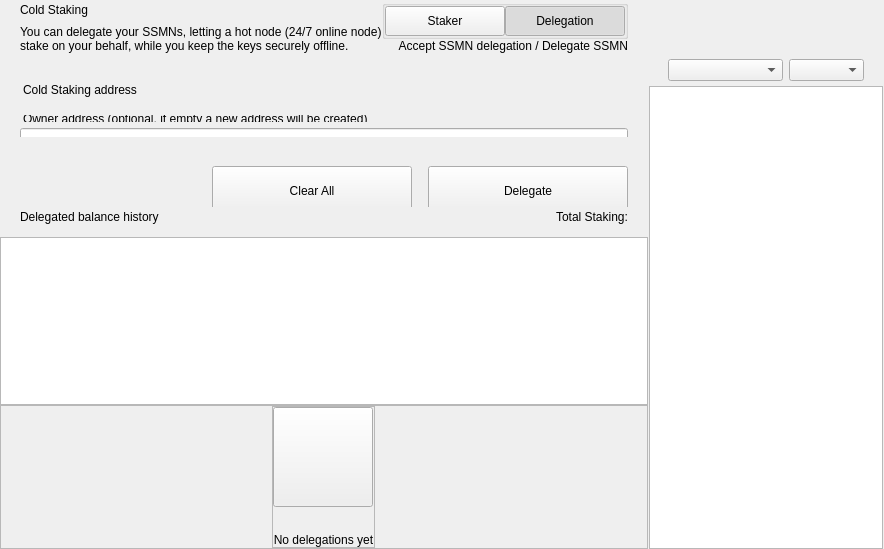
<?xml version="1.0" encoding="UTF-8"?>
<ui version="4.0">
 <class>ColdStakingWidget</class>
 <widget class="QWidget" name="ColdStakingWidget">
  <property name="geometry">
   <rect>
    <x>0</x>
    <y>0</y>
    <width>629</width>
    <height>549</height>
   </rect>
  </property>
  <property name="windowTitle">
   <string>Form</string>
  </property>
  <layout class="QHBoxLayout" name="horizontalLayout_1" stretch="2,1">
   <property name="spacing">
    <number>0</number>
   </property>
   <property name="leftMargin">
    <number>0</number>
   </property>
   <property name="topMargin">
    <number>0</number>
   </property>
   <property name="rightMargin">
    <number>0</number>
   </property>
   <property name="bottomMargin">
    <number>0</number>
   </property>
   <item>
    <widget class="QWidget" name="left" native="true">
     <layout class="QVBoxLayout" name="verticalLayout_3">
      <property name="leftMargin">
       <number>0</number>
      </property>
      <property name="topMargin">
       <number>0</number>
      </property>
      <property name="rightMargin">
       <number>0</number>
      </property>
      <property name="bottomMargin">
       <number>0</number>
      </property>
      <item>
       <layout class="QVBoxLayout" name="verticalLayout_2">
        <property name="spacing">
         <number>0</number>
        </property>
        <item>
         <layout class="QVBoxLayout" name="verticalLayoutTop">
          <property name="spacing">
           <number>0</number>
          </property>
          <property name="leftMargin">
           <number>0</number>
          </property>
          <property name="rightMargin">
           <number>0</number>
          </property>
          <item>
           <widget class="QWidget" name="containerTitle" native="true">
            <property name="sizePolicy">
             <sizepolicy hsizetype="Preferred" vsizetype="Minimum">
              <horstretch>0</horstretch>
              <verstretch>0</verstretch>
             </sizepolicy>
            </property>
            <property name="maximumSize">
             <size>
              <width>16777215</width>
              <height>100</height>
             </size>
            </property>
            <layout class="QHBoxLayout" name="containerTitleLayout">
             <property name="spacing">
              <number>0</number>
             </property>
             <property name="leftMargin">
              <number>20</number>
             </property>
             <property name="topMargin">
              <number>0</number>
             </property>
             <property name="rightMargin">
              <number>20</number>
             </property>
             <property name="bottomMargin">
              <number>0</number>
             </property>
             <item>
              <layout class="QVBoxLayout" name="verticalLayout11">
               <property name="spacing">
                <number>5</number>
               </property>
               <item>
                <widget class="QLabel" name="labelTitle">
                 <property name="text">
                  <string>Cold Staking</string>
                 </property>
                </widget>
               </item>
               <item>
                <widget class="QLabel" name="labelSubtitle1">
                 <property name="maximumSize">
                  <size>
                   <width>16777215</width>
                   <height>16777215</height>
                  </size>
                 </property>
                 <property name="text">
                  <string>You can delegate your SSMNs, letting a hot node (24/7 online node)
stake on your behalf, while you keep the keys securely offline.</string>
                 </property>
                </widget>
               </item>
              </layout>
             </item>
             <item>
              <spacer name="horizontalSpacer">
               <property name="orientation">
                <enum>Qt::Horizontal</enum>
               </property>
               <property name="sizeHint" stdset="0">
                <size>
                 <width>40</width>
                 <height>20</height>
                </size>
               </property>
              </spacer>
             </item>
             <item>
              <widget class="QWidget" name="containerViewPrivacyChecks" native="true">
               <layout class="QVBoxLayout" name="containerPrivacyChecks">
                <property name="spacing">
                 <number>0</number>
                </property>
                <property name="leftMargin">
                 <number>0</number>
                </property>
                <property name="topMargin">
                 <number>0</number>
                </property>
                <property name="rightMargin">
                 <number>0</number>
                </property>
                <property name="bottomMargin">
                 <number>0</number>
                </property>
                <item alignment="Qt::AlignHCenter|Qt::AlignVCenter">
                 <widget class="QGroupBox" name="groupBox">
                  <property name="title">
                   <string/>
                  </property>
                  <layout class="QHBoxLayout" name="horizontalLayout_2_1">
                   <property name="spacing">
                    <number>0</number>
                   </property>
                   <property name="leftMargin">
                    <number>0</number>
                   </property>
                   <property name="topMargin">
                    <number>0</number>
                   </property>
                   <property name="rightMargin">
                    <number>0</number>
                   </property>
                   <property name="bottomMargin">
                    <number>0</number>
                   </property>
                   <item>
                    <widget class="QPushButton" name="pushLeft">
                     <property name="minimumSize">
                      <size>
                       <width>120</width>
                       <height>30</height>
                      </size>
                     </property>
                     <property name="maximumSize">
                      <size>
                       <width>120</width>
                       <height>30</height>
                      </size>
                     </property>
                     <property name="focusPolicy">
                      <enum>Qt::NoFocus</enum>
                     </property>
                     <property name="text">
                      <string>Staker</string>
                     </property>
                     <property name="checkable">
                      <bool>true</bool>
                     </property>
                     <property name="autoExclusive">
                      <bool>true</bool>
                     </property>
                    </widget>
                   </item>
                   <item>
                    <widget class="QPushButton" name="pushRight">
                     <property name="minimumSize">
                      <size>
                       <width>120</width>
                       <height>30</height>
                      </size>
                     </property>
                     <property name="maximumSize">
                      <size>
                       <width>120</width>
                       <height>30</height>
                      </size>
                     </property>
                     <property name="focusPolicy">
                      <enum>Qt::NoFocus</enum>
                     </property>
                     <property name="text">
                      <string>Delegation</string>
                     </property>
                     <property name="checkable">
                      <bool>true</bool>
                     </property>
                     <property name="checked">
                      <bool>true</bool>
                     </property>
                     <property name="autoExclusive">
                      <bool>true</bool>
                     </property>
                    </widget>
                   </item>
                  </layout>
                 </widget>
                </item>
                <item alignment="Qt::AlignTop">
                 <widget class="QLabel" name="labelSubtitle2">
                  <property name="text">
                   <string>Accept SSMN delegation / Delegate SSMN</string>
                  </property>
                  <property name="alignment">
                   <set>Qt::AlignRight|Qt::AlignTrailing|Qt::AlignVCenter</set>
                  </property>
                 </widget>
                </item>
               </layout>
              </widget>
             </item>
            </layout>
           </widget>
          </item>
          <item>
           <spacer name="verticalSpacer_2">
            <property name="orientation">
             <enum>Qt::Vertical</enum>
            </property>
            <property name="sizeType">
             <enum>QSizePolicy::Fixed</enum>
            </property>
            <property name="sizeHint" stdset="0">
             <size>
              <width>20</width>
              <height>30</height>
             </size>
            </property>
           </spacer>
          </item>
          <item>
           <widget class="QWidget" name="containerSend" native="true">
            <property name="minimumSize">
             <size>
              <width>0</width>
              <height>50</height>
             </size>
            </property>
            <layout class="QVBoxLayout" name="containerSendRow">
             <property name="spacing">
              <number>6</number>
             </property>
             <property name="leftMargin">
              <number>0</number>
             </property>
             <property name="topMargin">
              <number>0</number>
             </property>
             <property name="rightMargin">
              <number>0</number>
             </property>
             <property name="bottomMargin">
              <number>0</number>
             </property>
             <item>
              <widget class="QLabel" name="labelEditTitle">
               <property name="maximumSize">
                <size>
                 <width>16777215</width>
                 <height>30</height>
                </size>
               </property>
               <property name="styleSheet">
                <string notr="true">padding-left:20px; padding-bottom:3px;</string>
               </property>
               <property name="text">
                <string>Cold Staking address</string>
               </property>
              </widget>
             </item>
             <item>
              <spacer name="verticalSpacer_6">
               <property name="orientation">
                <enum>Qt::Vertical</enum>
               </property>
               <property name="sizeType">
                <enum>QSizePolicy::Fixed</enum>
               </property>
               <property name="sizeHint" stdset="0">
                <size>
                 <width>20</width>
                 <height>9</height>
                </size>
               </property>
              </spacer>
             </item>
             <item>
              <widget class="QWidget" name="containerOwner" native="true">
               <layout class="QVBoxLayout" name="vContainerOwner">
                <property name="spacing">
                 <number>4</number>
                </property>
                <property name="leftMargin">
                 <number>20</number>
                </property>
                <property name="topMargin">
                 <number>0</number>
                </property>
                <property name="rightMargin">
                 <number>20</number>
                </property>
                <property name="bottomMargin">
                 <number>0</number>
                </property>
                <item>
                 <widget class="QLabel" name="labelSubtitleDescription">
                  <property name="maximumSize">
                   <size>
                    <width>16777215</width>
                    <height>20</height>
                   </size>
                  </property>
                  <property name="styleSheet">
                   <string notr="true">margin-bottom:2px;
                   margin-left:0.05px;
                   padding:0px;</string>
                  </property>
                  <property name="text">
                   <string>Owner address (optional, if empty a new address will be created)</string>
                  </property>
                 </widget>
                </item>
                <item>
                 <widget class="QLineEdit" name="lineEditOwnerAddress">
                  <property name="minimumSize">
                   <size>
                    <width>0</width>
                    <height>50</height>
                   </size>
                  </property>
                  <property name="maximumSize">
                   <size>
                    <width>16777215</width>
                    <height>50</height>
                   </size>
                  </property>
                  <property name="styleSheet">
                   <string notr="true"/>
                  </property>
                  <property name="placeholderText">
                   <string>Enter owner address</string>
                  </property>
                 </widget>
                </item>
               </layout>
              </widget>
             </item>
            </layout>
           </widget>
          </item>
         </layout>
        </item>
        <item>
         <spacer name="verticalSpacer_3">
          <property name="orientation">
           <enum>Qt::Vertical</enum>
          </property>
          <property name="sizeType">
           <enum>QSizePolicy::Minimum</enum>
          </property>
          <property name="sizeHint" stdset="0">
           <size>
            <width>20</width>
            <height>20</height>
           </size>
          </property>
         </spacer>
        </item>
        <item>
         <widget class="QWidget" name="containerBtn" native="true">
          <property name="minimumSize">
           <size>
            <width>0</width>
            <height>50</height>
           </size>
          </property>
          <layout class="QHBoxLayout" name="horizontalLayout">
           <property name="rightMargin">
            <number>20</number>
           </property>
           <item>
            <spacer name="horizontalSpacer_2">
             <property name="orientation">
              <enum>Qt::Horizontal</enum>
             </property>
             <property name="sizeHint" stdset="0">
              <size>
               <width>200</width>
               <height>20</height>
              </size>
             </property>
            </spacer>
           </item>
           <item>
            <layout class="QHBoxLayout" name="horizontalLayout_7">
             <item>
              <spacer name="horizontalSpacer_3">
               <property name="orientation">
                <enum>Qt::Horizontal</enum>
               </property>
               <property name="sizeType">
                <enum>QSizePolicy::Expanding</enum>
               </property>
               <property name="sizeHint" stdset="0">
                <size>
                 <width>40</width>
                 <height>20</height>
                </size>
               </property>
              </spacer>
             </item>
             <item>
              <widget class="QPushButton" name="pushButtonClear">
               <property name="minimumSize">
                <size>
                 <width>200</width>
                 <height>50</height>
                </size>
               </property>
               <property name="focusPolicy">
                <enum>Qt::NoFocus</enum>
               </property>
               <property name="text">
                <string>Clear All</string>
               </property>
              </widget>
             </item>
             <item>
              <spacer name="horizontalSpacer_4">
               <property name="orientation">
                <enum>Qt::Horizontal</enum>
               </property>
               <property name="sizeType">
                <enum>QSizePolicy::Fixed</enum>
               </property>
               <property name="sizeHint" stdset="0">
                <size>
                 <width>10</width>
                 <height>20</height>
                </size>
               </property>
              </spacer>
             </item>
             <item>
              <widget class="QPushButton" name="pushButtonSend">
               <property name="minimumSize">
                <size>
                 <width>200</width>
                 <height>50</height>
                </size>
               </property>
               <property name="maximumSize">
                <size>
                 <width>200</width>
                 <height>50</height>
                </size>
               </property>
               <property name="focusPolicy">
                <enum>Qt::NoFocus</enum>
               </property>
               <property name="text">
                <string>Delegate</string>
               </property>
              </widget>
             </item>
            </layout>
           </item>
          </layout>
         </widget>
        </item>
        <item>
         <widget class="QWidget" name="containerHistoryLabel" native="true">
          <layout class="QHBoxLayout" name="horizontalLayout_4">
           <property name="spacing">
            <number>0</number>
           </property>
           <property name="leftMargin">
            <number>20</number>
           </property>
           <property name="topMargin">
            <number>0</number>
           </property>
           <property name="rightMargin">
            <number>20</number>
           </property>
           <property name="bottomMargin">
            <number>0</number>
           </property>
           <item>
            <widget class="QWidget" name="verticalWidget" native="true">
             <property name="minimumSize">
              <size>
               <width>100</width>
               <height>0</height>
              </size>
             </property>
             <layout class="QVBoxLayout" name="verticalLayout_58">
              <property name="leftMargin">
               <number>0</number>
              </property>
              <property name="topMargin">
               <number>0</number>
              </property>
              <property name="rightMargin">
               <number>0</number>
              </property>
              <property name="bottomMargin">
               <number>0</number>
              </property>
              <item>
               <widget class="QLabel" name="labelListHistory">
                <property name="text">
                 <string>Delegated balance history</string>
                </property>
               </widget>
              </item>
             </layout>
            </widget>
           </item>
           <item>
            <spacer name="horizontalSpacer_5">
             <property name="orientation">
              <enum>Qt::Horizontal</enum>
             </property>
             <property name="sizeHint" stdset="0">
              <size>
               <width>40</width>
               <height>20</height>
              </size>
             </property>
            </spacer>
           </item>
           <item>
            <widget class="QLabel" name="labelStakingTotal">
             <property name="text">
              <string>Total Staking:</string>
             </property>
            </widget>
           </item>
          </layout>
         </widget>
        </item>
        <item>
         <layout class="QVBoxLayout" name="verticalLayout_64">
          <property name="spacing">
           <number>0</number>
          </property>
          <item>
           <spacer name="verticalSpacer_44">
            <property name="orientation">
             <enum>Qt::Vertical</enum>
            </property>
            <property name="sizeType">
             <enum>QSizePolicy::Fixed</enum>
            </property>
            <property name="sizeHint" stdset="0">
             <size>
              <width>20</width>
              <height>10</height>
             </size>
            </property>
           </spacer>
          </item>
          <item>
           <widget class="QListView" name="listView">
            <property name="enabled">
             <bool>true</bool>
            </property>
            <property name="mouseTracking">
             <bool>true</bool>
            </property>
           </widget>
          </item>
          <item>
           <widget class="QFrame" name="emptyContainer">
            <property name="minimumSize">
             <size>
              <width>0</width>
              <height>100</height>
             </size>
            </property>
            <property name="frameShape">
             <enum>QFrame::StyledPanel</enum>
            </property>
            <property name="frameShadow">
             <enum>QFrame::Raised</enum>
            </property>
            <layout class="QVBoxLayout" name="verticalLayout_71" stretch="1,8">
             <property name="spacing">
              <number>0</number>
             </property>
             <property name="leftMargin">
              <number>0</number>
             </property>
             <property name="topMargin">
              <number>0</number>
             </property>
             <property name="rightMargin">
              <number>0</number>
             </property>
             <property name="bottomMargin">
              <number>0</number>
             </property>
             <item>
              <spacer name="verticalSpacer">
               <property name="orientation">
                <enum>Qt::Vertical</enum>
               </property>
               <property name="sizeHint" stdset="0">
                <size>
                 <width>20</width>
                 <height>20</height>
                </size>
               </property>
              </spacer>
             </item>
             <item alignment="Qt::AlignHCenter|Qt::AlignVCenter">
              <widget class="QFrame" name="emptyScreen">
               <property name="sizePolicy">
                <sizepolicy hsizetype="Expanding" vsizetype="Expanding">
                 <horstretch>0</horstretch>
                 <verstretch>0</verstretch>
                </sizepolicy>
               </property>
               <property name="frameShape">
                <enum>QFrame::StyledPanel</enum>
               </property>
               <property name="frameShadow">
                <enum>QFrame::Raised</enum>
               </property>
               <layout class="QVBoxLayout" name="verticalLayout">
                <property name="spacing">
                 <number>30</number>
                </property>
                <property name="leftMargin">
                 <number>0</number>
                </property>
                <property name="topMargin">
                 <number>0</number>
                </property>
                <property name="rightMargin">
                 <number>0</number>
                </property>
                <property name="bottomMargin">
                 <number>0</number>
                </property>
                <item alignment="Qt::AlignHCenter|Qt::AlignVCenter">
                 <widget class="QPushButton" name="pushImgEmpty">
                  <property name="minimumSize">
                   <size>
                    <width>100</width>
                    <height>100</height>
                   </size>
                  </property>
                  <property name="maximumSize">
                   <size>
                    <width>100</width>
                    <height>100</height>
                   </size>
                  </property>
                  <property name="focusPolicy">
                   <enum>Qt::NoFocus</enum>
                  </property>
                  <property name="text">
                   <string/>
                  </property>
                  <property name="iconSize">
                   <size>
                    <width>100</width>
                    <height>100</height>
                   </size>
                  </property>
                 </widget>
                </item>
                <item alignment="Qt::AlignHCenter|Qt::AlignVCenter">
                 <widget class="QLabel" name="labelEmpty">
                  <property name="styleSheet">
                   <string notr="true"/>
                  </property>
                  <property name="text">
                   <string>No delegations yet</string>
                  </property>
                  <property name="alignment">
                   <set>Qt::AlignCenter</set>
                  </property>
                 </widget>
                </item>
               </layout>
              </widget>
             </item>
            </layout>
           </widget>
          </item>
         </layout>
        </item>
       </layout>
      </item>
     </layout>
    </widget>
   </item>
   <item>
    <widget class="QWidget" name="right" native="true">
     <layout class="QVBoxLayout" name="rightContainer">
      <property name="spacing">
       <number>0</number>
      </property>
      <property name="leftMargin">
       <number>1</number>
      </property>
      <property name="topMargin">
       <number>0</number>
      </property>
      <property name="rightMargin">
       <number>1</number>
      </property>
      <property name="bottomMargin">
       <number>0</number>
      </property>
      <item>
       <widget class="QWidget" name="containerRightButtons" native="true">
        <property name="minimumSize">
         <size>
          <width>0</width>
          <height>50</height>
         </size>
        </property>
        <layout class="QVBoxLayout" name="verticalLayout_4">
         <property name="leftMargin">
          <number>19</number>
         </property>
         <property name="topMargin">
          <number>0</number>
         </property>
         <property name="rightMargin">
          <number>19</number>
         </property>
         <property name="bottomMargin">
          <number>0</number>
         </property>
         <item>
          <widget class="OptionButton" name="btnCoinControl" native="true">
           <property name="minimumSize">
            <size>
             <width>0</width>
             <height>0</height>
            </size>
           </property>
          </widget>
         </item>
         <item>
          <widget class="OptionButton" name="btnColdStaking" native="true"/>
         </item>
         <item>
          <widget class="OptionButton" name="btnMyStakingAddresses" native="true">
           <property name="sizePolicy">
            <sizepolicy hsizetype="Preferred" vsizetype="Minimum">
             <horstretch>0</horstretch>
             <verstretch>0</verstretch>
            </sizepolicy>
           </property>
          </widget>
         </item>
        </layout>
       </widget>
      </item>
      <item>
       <widget class="QWidget" name="sortWidget" native="true">
        <layout class="QHBoxLayout" name="horizontalLayout_6">
         <property name="leftMargin">
          <number>19</number>
         </property>
         <property name="rightMargin">
          <number>19</number>
         </property>
         <property name="bottomMargin">
          <number>5</number>
         </property>
         <item>
          <spacer name="horizontalSpacer_6">
           <property name="orientation">
            <enum>Qt::Horizontal</enum>
           </property>
           <property name="sizeHint" stdset="0">
            <size>
             <width>40</width>
             <height>20</height>
            </size>
           </property>
          </spacer>
         </item>
         <item>
          <widget class="QComboBox" name="comboBoxSort">
           <property name="sizePolicy">
            <sizepolicy hsizetype="Preferred" vsizetype="Fixed">
             <horstretch>0</horstretch>
             <verstretch>0</verstretch>
            </sizepolicy>
           </property>
           <property name="minimumSize">
            <size>
             <width>115</width>
             <height>0</height>
            </size>
           </property>
          </widget>
         </item>
         <item>
          <widget class="QComboBox" name="comboBoxSortOrder">
           <property name="sizePolicy">
            <sizepolicy hsizetype="Preferred" vsizetype="Fixed">
             <horstretch>0</horstretch>
             <verstretch>0</verstretch>
            </sizepolicy>
           </property>
           <property name="minimumSize">
            <size>
             <width>75</width>
             <height>0</height>
            </size>
           </property>
          </widget>
         </item>
        </layout>
       </widget>
      </item>
      <item>
       <widget class="QListView" name="listViewStakingAddress">
        <property name="enabled">
         <bool>true</bool>
        </property>
        <property name="mouseTracking">
         <bool>true</bool>
        </property>
       </widget>
      </item>
     </layout>
    </widget>
   </item>
  </layout>
 </widget>
 <customwidgets>
  <customwidget>
   <class>OptionButton</class>
   <extends>QWidget</extends>
   <header>qt/spectresecurity/optionbutton.h</header>
   <container>1</container>
  </customwidget>
 </customwidgets>
 <resources/>
 <connections/>
</ui>
